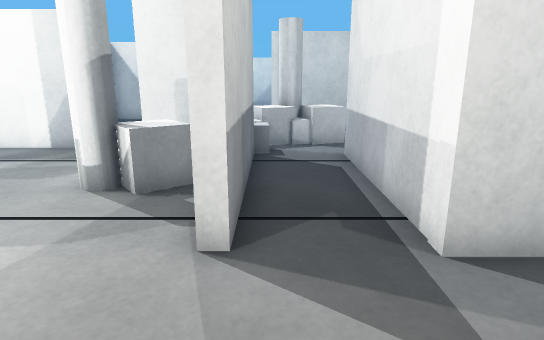
[1] (above)

23 first-person views from a walk through a robot-simulator world made for Webots. The camera is 1 m above the floor, tilts 14° down and sees 75° across. The floor is counted in squares, 0.5 m on a side. Each view is taken from the middle of a square. On the plan, view 1 faces up. The plan holds only what a view shows up to about 19 squares ahead; the rest is blank. The place goes on beyond the plan. Robots are left out.

[2]
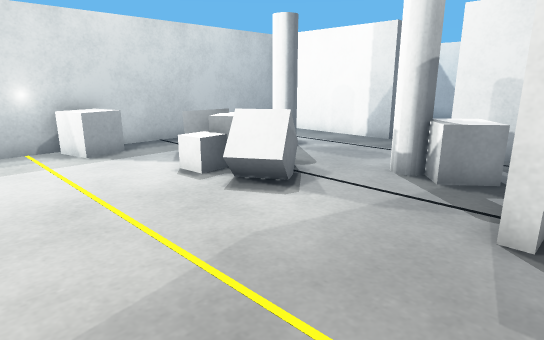

[3]
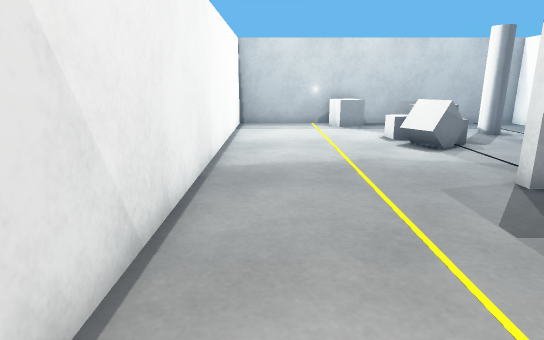

[4]
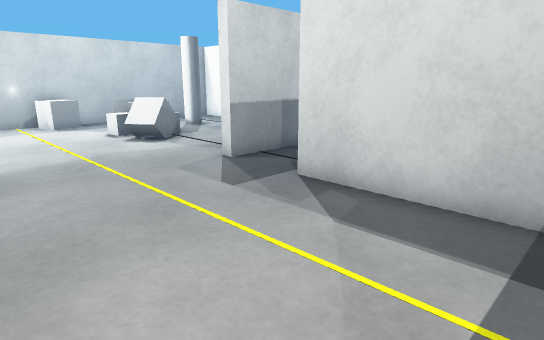

[5]
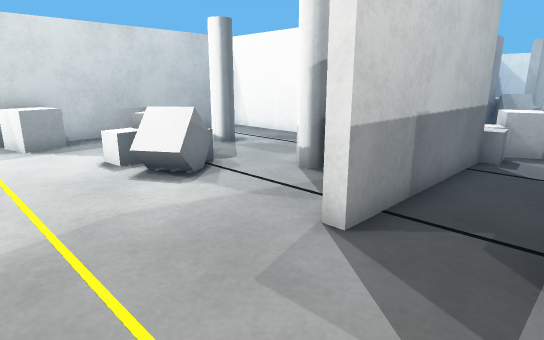

[6]
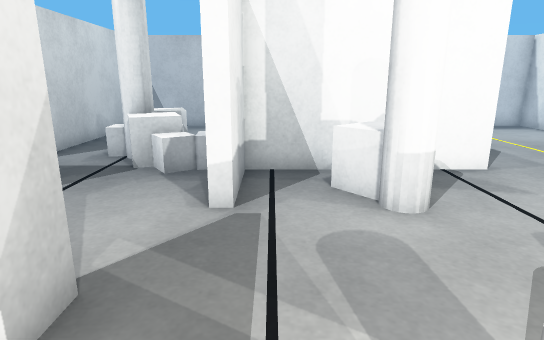

[7]
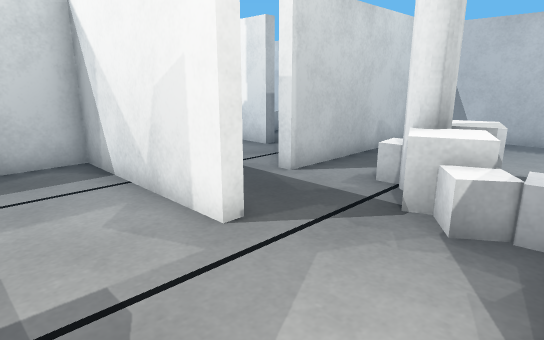

[8]
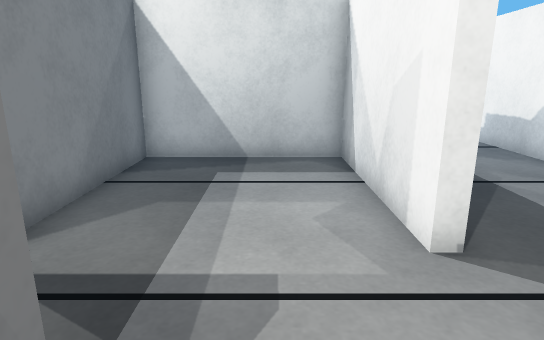

[9]
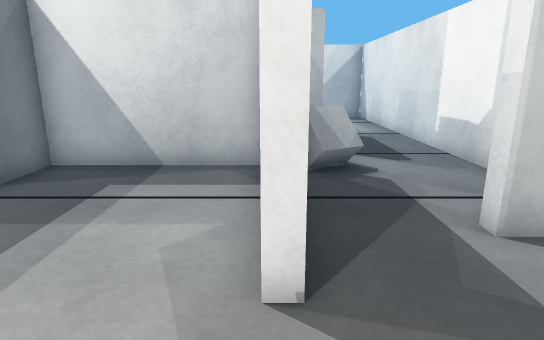

[10]
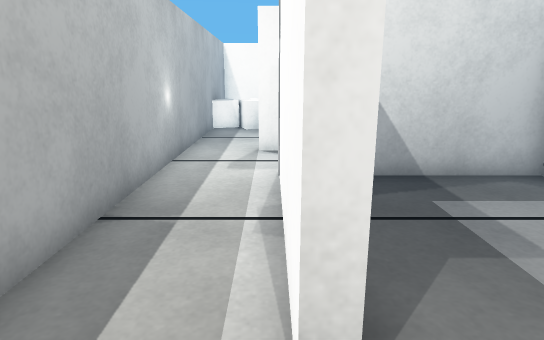

[11]
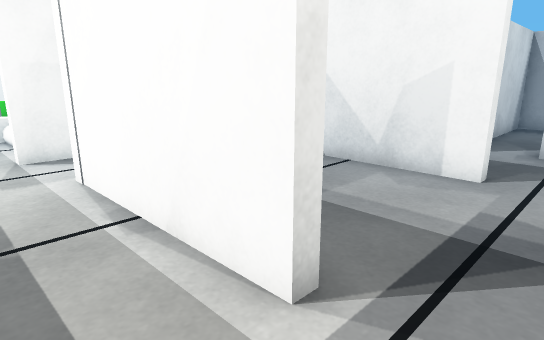

[12]
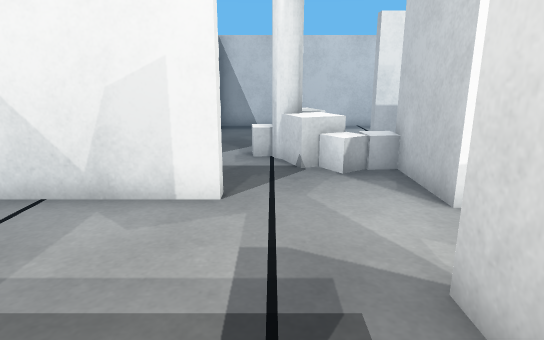

[13]
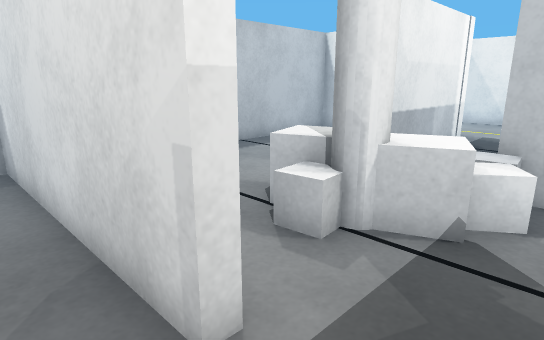

[14]
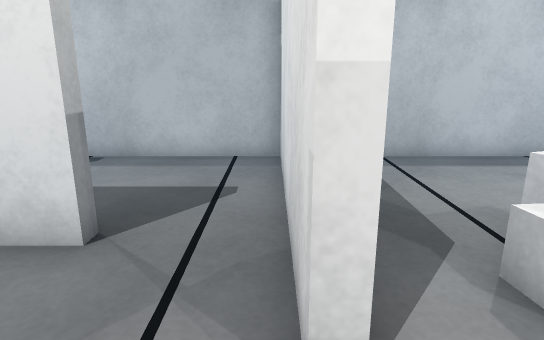

[15]
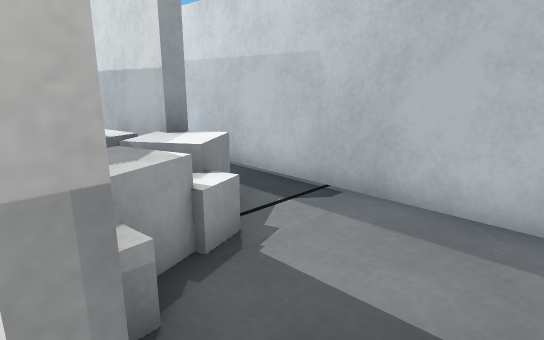

[16]
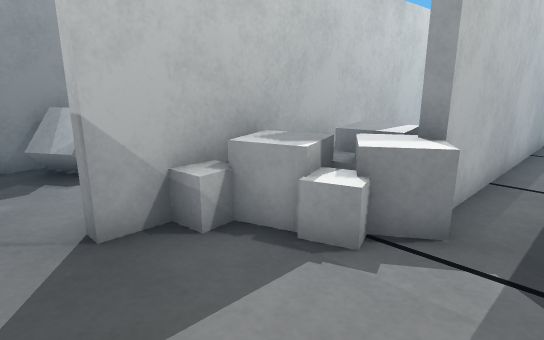

[17]
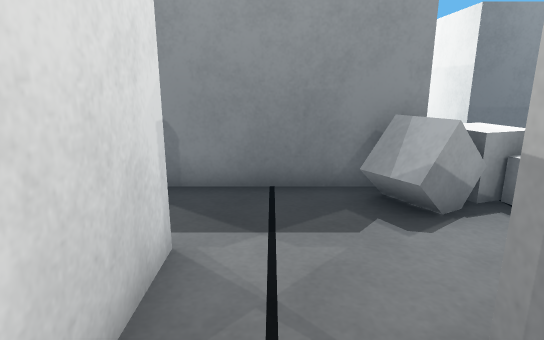

[18]
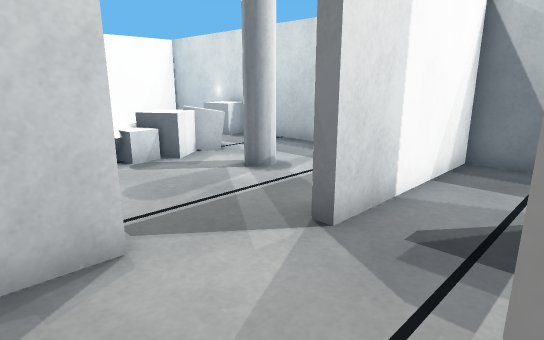

[19]
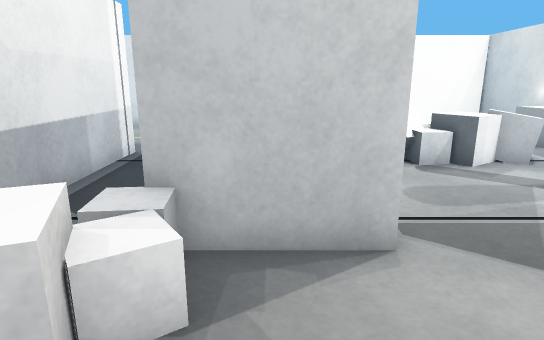

[20]
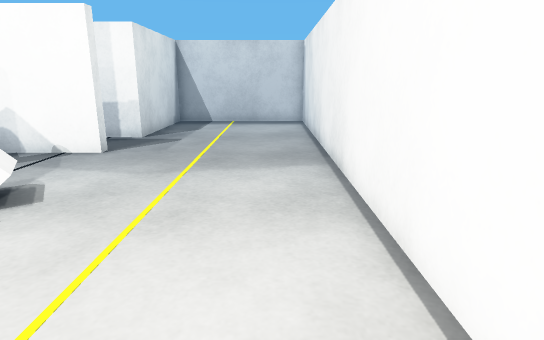

[21]
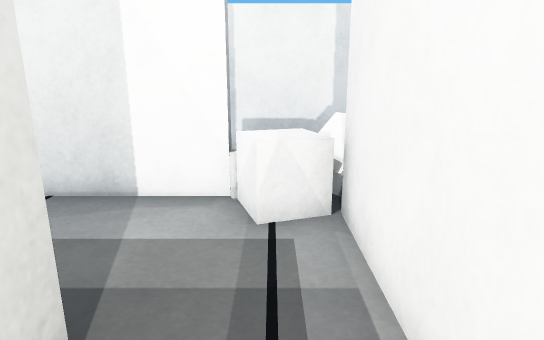

[22]
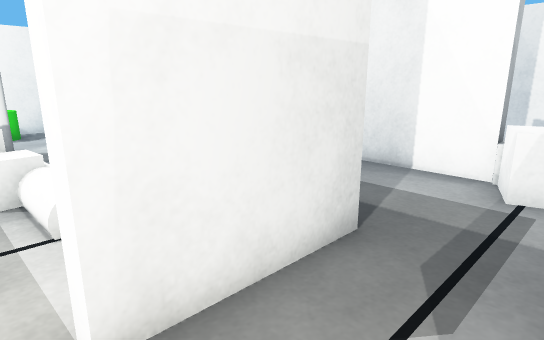

[23]
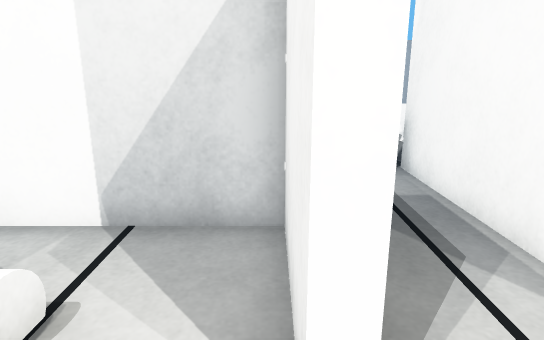

### Floor plan
Points are (right, up) in squares from view 1. A wall is a line through its corners. A room is listed if a view was taken in it or the views show most of it. See-through windows are left out.
Room 1 (views 1, 2, 3, 4, 5, 6, 7, 8, 9, 20)
walls: (-0.5, 10) (-0.5, 3.8) (-0.9, 3.8) (-0.9, 9.6) (-3.5, 9.6) (-3.5, 10) (-2.5, 10); (-6, 11.3) (-6, 10.9) (-11.6, 10.9) (-11.6, -2.6) (7.6, -2.6) (7.6, 3.8) (2, 3.8) (2, 9.8); (-2.7, 13.9) (-3.1, 13.9)
ways out: opening at (-3, 12) to room 4; opening at (0.5, 10) to room 4; opening at (-4.5, 11.5) to room 7
objects: white box (-11, 2) to (-10, 3); white box (-9, 4) to (-8, 5); white pole (-8, 7) to (-8, 8); white box (-7, 3) to (-7, 4); white box (-7, 5) to (-7, 6); white box (-6, 3) to (-5, 5); white box (-6, 5); white pole (-4, 6) to (-3, 7); white box (-2, 6) to (-2, 8); white box (0, 10)
Room 2 (views 10, 11, 12, 22, 23)
walls: (-8.4, 13.9) (-8.8, 13.9) (-8.8, 20); (-11.6, 12.8) (-11.6, 11.3) (-7.5, 11.3); (-9.4, 22.4) (-9.4, 22.8); (-11.6, 23.5) (-11.6, 15)
ways out: opening at (-10, 21) to room 6; opening at (-8.5, 12.5) to room 7; opening at (-10.5, 22.5)
Room 3 (views 13, 15)
walls: (0, 15.8) (2.5, 15.8); (2.5, 18.4) (2, 18.4) (2, 20.6); (-2.7, 19.9) (-2.7, 16.4)
ways out: opening at (-1.5, 15.5) to room 4; opening at (2, 17.5) to room 5; opening at (-0.5, 19.5)
objects: white box (-3, 20) to (-2, 21); white box (-2, 19) to (-1, 20)
Room 4 (views 14, 18, 19)
walls: (2, 9.8) (2.5, 9.8); (-2.5, 10) (-0.5, 10); (-2.7, 16.4) (-2.7, 13.9); (7, 4.2) (7.6, 4.2) (7.6, 15.4) (0, 15.4) (0, 15.8)
low walls: (1.3, 11.6) (0.6, 11.5)
ways out: opening at (-3, 12) to room 1; opening at (0.5, 10) to room 1; opening at (-1.5, 15.5) to room 3
objects: white box (-1, 11) to (0, 12); white box (0, 12); white pole (0, 13); white box (1, 13) to (1, 14); white box (2, 12) to (2, 13)
Room 5 (views 16, 17)
walls: (4.8, 22.4) (4.8, 23.6); (2.5, 23.6) (2.5, 18.4); (2.5, 15.8) (7.6, 15.8) (7.6, 22.4)
ways out: opening at (2, 17.5) to room 3; opening at (5.5, 22.5)
objects: white box (3, 19) to (3, 20); white box (3, 21); white box (4, 20) to (5, 21); white box (4, 22); white box (4, 23); white box (5, 22)
Room 6 (view 21)
walls: (-6, 24.1) (-6, 22.4) (-9.4, 22.4); (-1.9, 21.8) (-1.9, 25.1); (-7.4, 19.9) (-2.7, 19.9)
ways out: opening at (-10, 21) to room 2
Room 7 (no view inside)
walls: (-3.1, 13.9) (-3.1, 19.5) (-8.4, 19.5) (-8.4, 14.5); (-7.5, 11.3) (-6, 11.3)
ways out: opening at (-4.5, 11.5) to room 1; opening at (-8.5, 12.5) to room 2

Positions as (right, up) in squares from view 1, and headings:
1: (0, 0), facing up
2: (0, -1), facing up-left
3: (6, -1), facing left
4: (7, -2), facing up-left
5: (2, 0), facing up-left
6: (-9, 9), facing right
7: (-6, 10), facing up-right
8: (-5, 10), facing up
9: (-3, 11), facing up
10: (-9, 12), facing up
11: (-11, 12), facing up-right
12: (-9, 13), facing right
13: (-2, 17), facing down-right
14: (-2, 16), facing right
15: (2, 17), facing up-right
16: (7, 17), facing up-left
17: (4, 17), facing left
18: (-2, 14), facing down-left
19: (-2, 14), facing down
20: (-11, -1), facing right
21: (-8, 21), facing right
22: (-10, 20), facing up-right
23: (-11, 23), facing right
